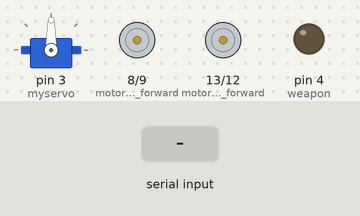
This sketch was run on a simulated Arduino Uno, built with avr-gcc and run on an emulated ATmega328P. Shown: servo, motor-driver pin pairs drawn as motors (green arrow = first pin HIGH = forward, orange = second pin HIGH = backward, longer = more drive, scaled by the enable pin), output pins drawn as LEDs (lit = HIGH). The inputs (shaded band) are chosen by the test bench.

Above: at 1.2 s.
1.3 s: "F" received over Serial
At 1.6 s:
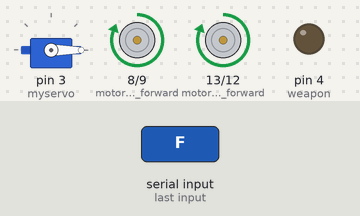
2.8 s: "B" received over Serial
At 4.0 s:
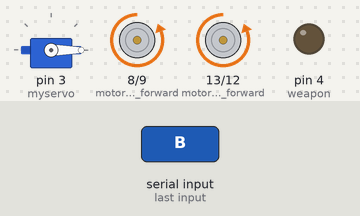
4.3 s: "L" received over Serial
At 5.1 s:
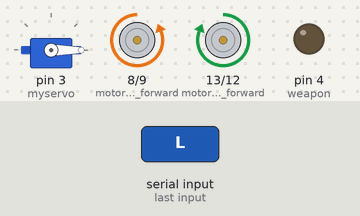
5.8 s: "R" received over Serial
At 6.3 s:
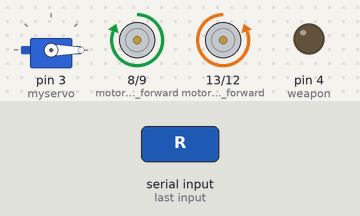
7.3 s: "G" received over Serial
At 8.5 s:
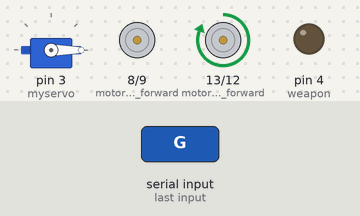
8.8 s: "I" received over Serial
At 9.8 s:
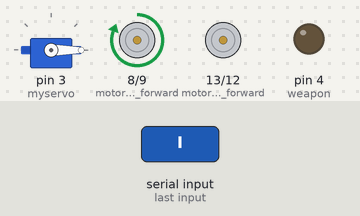
Timing chart, 0 to 11.3 s (numbered marks = the images above; inputs shaded):
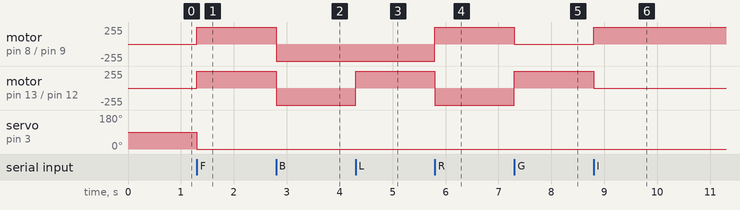

Measured:
- after the input at 1.3 s, motor on pin 8 (motorleft_forward) / pin 9 (motorleft_backward), motor on pin 13 (motorright_forward) / pin 12 (motorright_backward): stopped → forward 255/255 at once; servo on pin 3 (myservo): 90° → 0° at once
- after the input at 2.8 s, motor on pin 8 (motorleft_forward) / pin 9 (motorleft_backward), motor on pin 13 (motorright_forward) / pin 12 (motorright_backward): forward 255/255 → backward 255/255 at once
- after the input at 4.3 s, motor on pin 13 (motorright_forward) / pin 12 (motorright_backward): backward 255/255 → forward 255/255 at once
- after the input at 5.8 s, motor on pin 8 (motorleft_forward) / pin 9 (motorleft_backward): backward 255/255 → forward 255/255 at once; motor on pin 13 (motorright_forward) / pin 12 (motorright_backward): forward 255/255 → backward 255/255 at once
- after the input at 7.3 s, motor on pin 8 (motorleft_forward) / pin 9 (motorleft_backward): forward 255/255 → stopped at once; motor on pin 13 (motorright_forward) / pin 12 (motorright_backward): backward 255/255 → forward 255/255 at once
- after the input at 8.8 s, motor on pin 8 (motorleft_forward) / pin 9 (motorleft_backward): stopped → forward 255/255 at once; motor on pin 13 (motorright_forward) / pin 12 (motorright_backward): forward 255/255 → stopped at once

The sketch:

battlebot.ino
```cpp
#include <Servo.h>

Servo myservo;


void forward(void);
void backward(void);
void hardleft(void);
void hardright(void);
void left(void);
void right(void);
void backleft(void);
void backright(void);
void do_nothing(void);

char data=0;

int flag=0;
int x=255;
int angle=0;

int motorleft_forward = 8;
int motorleft_backward = 9;
int motorright_forward = 13;
int motorright_backward = 12;
int weapon = 4;

int pwmleft = 10;
int pwmright = 11;

void setup()
{
Serial.begin(9600);

pinMode(motorleft_forward,OUTPUT);
pinMode(motorleft_backward,OUTPUT);
pinMode(motorright_forward,OUTPUT);
pinMode(motorright_backward,OUTPUT);
pinMode(weapon,OUTPUT);

myservo.attach(3);
}

void loop()
{
if (Serial.available()>0)
{
    data = Serial.read();
    switch(data)
      {
        case 'F':
        forward();
        break;
        case 'B':
        backward();
        break;
        case 'L':
        hardleft();
        break;
        case 'R':
        hardright();
        break;
        case 'G':
        left();
        break;
        case 'I':
        right();
        break;
        case 'H':
        backright();
        break;
        case 'J':
        backleft();
        break;
        case '0':
        x=80;
        break;
        case '1':
        x=90;
        break;
         case '2':
        x=100;
        break;
         case '3':
        x=120;
        break;
         case '4':
        x=160;
        break;
         case '5':
        x=180;
        break;
         case '6':
        x=200;
        break;
         case '7':
        x=220;
        break;
         case '8':
        x=240;
        break;
         case '9':
        x=255;
        break;
         case 'q':
        x=255;
        break;
        case 'W':
        angle=70;
        break;
        case 'w':
        angle=0;
        break;
        case 'U':
        flag=1;
        break;
        case 'u':
        flag=0;
        break;
        case 'S':
        do_nothing();
        break;
      }

      if(flag)
      {
      digitalWrite(weapon, HIGH);
      }
      else
      {
      digitalWrite(weapon, LOW);
      }
myservo.write(angle);
}

}

void forward()
{
  analogWrite(pwmleft,x);
  analogWrite(pwmright,x);
  digitalWrite(motorleft_forward,HIGH);
  digitalWrite(motorleft_backward,LOW);
  digitalWrite(motorright_forward,HIGH);
  digitalWrite(motorright_backward,LOW);
  }
  void backward()
  {
    analogWrite(pwmleft,x);
  analogWrite(pwmright,x);
  digitalWrite(motorleft_forward,LOW);
  digitalWrite(motorleft_backward,HIGH);
  digitalWrite(motorright_forward,LOW);
  digitalWrite(motorright_backward,HIGH);
    }
      void hardleft()
  {
    analogWrite(pwmleft,x);
  analogWrite(pwmright,x);
  digitalWrite(motorleft_forward,LOW);
  digitalWrite(motorleft_backward,HIGH);
  digitalWrite(motorright_forward,HIGH);
  digitalWrite(motorright_backward,LOW);
    }
       void hardright()
  {
    analogWrite(pwmleft,x);
  analogWrite(pwmright,x);
  digitalWrite(motorleft_forward,HIGH);
  digitalWrite(motorleft_backward,LOW);
  digitalWrite(motorright_forward,LOW);
  digitalWrite(motorright_backward,HIGH);
    }
     void left()
  {
    analogWrite(pwmleft,x);
  analogWrite(pwmright,x);
  digitalWrite(motorleft_forward,LOW);
  digitalWrite(motorleft_backward,LOW);
  digitalWrite(motorright_forward,HIGH);
  digitalWrite(motorright_backward,LOW);
    }
    void right()
  {
    analogWrite(pwmleft,x);
  analogWrite(pwmright,x);
  digitalWrite(motorleft_forward,HIGH);
  digitalWrite(motorleft_backward,LOW);
  digitalWrite(motorright_forward,LOW);
  digitalWrite(motorright_backward,LOW);
    }
    void do_nothing()
      {
    analogWrite(pwmleft,255);
  analogWrite(pwmright,255);
  digitalWrite(motorleft_forward,LOW);
  digitalWrite(motorleft_backward,LOW);
  digitalWrite(motorright_forward,LOW);
  digitalWrite(motorright_backward,LOW);
    }


    void backleft()
  {
    analogWrite(pwmleft,x);
  analogWrite(pwmright,x);
  digitalWrite(motorleft_forward,LOW);
  digitalWrite(motorleft_backward,LOW);
  digitalWrite(motorright_forward,LOW);
  digitalWrite(motorright_backward,HIGH);
    }
    void backright()
  {
    analogWrite(pwmleft,x);
  analogWrite(pwmright,x);
  digitalWrite(motorleft_forward,LOW);
  digitalWrite(motorleft_backward,HIGH);
  digitalWrite(motorright_forward,LOW);
  digitalWrite(motorright_backward,LOW);
    }
```
